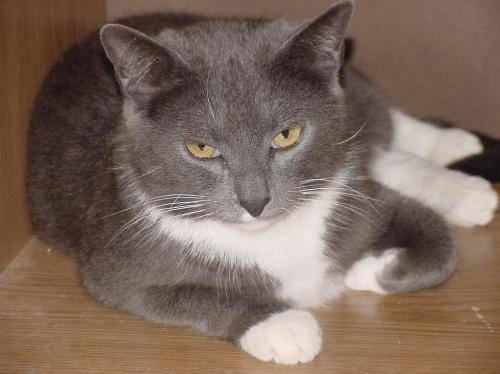
#> input picture 05_Deep_Learning/Sprint_16/Unidad_01_CNN_Redes_Convolucionales/03_Practica_Obligatoria/data/github_train_0/cat.10045.jpg, 500 x 374 px
$ jupyter execute --allow-errors 18_Practica_Obligatoria_CNN_Redes_Convolucionales.ipynb
#> lines starting #> are read from the running program, lines starting #| are printed output that depends on the picture
## PRACTICA OBLIGATORIA: **Redes Convolucionales**

* La práctica obligatoria de esta unidad consiste en un ejercicio de construcción de una red convolucional con Keras para la clasificación de imagenes de simpáticos perretes y gatetes. Descarga este notebook en tu ordenador y trabaja en local. Ten en cuenta que tendrás que descar los directorios de imágenes y datos adicionales, si los hubiera.
* Recuerda que debes subirla a tu repositorio personal antes de la sesión en vivo para que puntúe adecuadamente.
* Recuerda también que no es necesario que esté perfecta, sólo es necesario que se vea el esfuerzo.
* Esta práctica se resolverá en la sesión en vivo correspondiente y la solución se publicará en el repo del curso.

### Ejercicio 0

Importa los paquetes y módulos que necesites a lo largo del notebook.

[cell 1]
import os

import numpy as np
import pandas as pd
import cv2
import matplotlib.pyplot as plt
import seaborn as sns

import warnings
warnings.filterwarnings("ignore")

from sklearn.metrics import classification_report, ConfusionMatrixDisplay
from sklearn.utils import shuffle

from keras.models import Sequential
from keras.layers import Conv2D, MaxPool2D, Dropout, Flatten, Dense
from keras.optimizers import Adam
from keras.callbacks import EarlyStopping
from tensorflow.keras.preprocessing.image import ImageDataGenerator

import bootcampviztools as bt

### Problema de Negocio y dataset

Una conocida empresa de información inmobiliaria utiliza un CAPTCHA visual de perros y gatos para detectar webscrappings intensivos y ataques de denegación de servicio. Últimamente, ha detectado que su sistema está empezando a flojear, es decir que hay muchos sistemas de detección automática de imágenes que son capaces de detectar que es un perro y un gato y salterse el CAPTCHA antirobots. Por eso nos ha pedido que entrenemos un modelo potente de clasificación que emule a estos sistemas con el objetivo de emplear como fotografías para el CAPTCHA aquellas que no sepa detectar este sistema emulador de chicos malos.

Pues manos a la obra, tenemos que seleccionar en un conjunto de 1000 imágenes aquellas que peor se le daría clasificar a un potencial sistema anti-CAPTCHA.

Para ello vamos a emplear un conjunto de train de 4000 imágenes de perretes y gatetes que se encuentran distribuidas en "data" en cuatro directorios "github_train_0",  "github_train_1", "githun_train_2" y "github_train_3". Los datos de las imagenes que tenemos que clasificar y luego seleccionar como las más "difíciles" están en "data" en el directorio "github_test".

### Se pide

1. Crear los datasets X,y de train y test, leyendo las imágenes de los directorios correspondientes (tendrás que leer todas las imágenes de los cuatro directorios para train) y a la vez que se leen adpatar su resolución para que todas tengan un tamaño de 32x32. En este caso puedes adaptar las funciones de los ejercicios de la unidad. NOTA: Ten en cuenta que la clase a la que pertenece en la foto está en el nombre del archivo.

2. Crea un modelo DL basado en redes convolucionales con al menos dos juegos Convolucional-Pooling. Sigue todo el proceso de ML (visualización del dataset, MiniEDA, Construcción del modelo)

3. Entrenar el modelo con un callback de Earlystopping con paciencia la que tengas :-). Muestra su historial de entrenamiento.

4. Evalua el modelo, haz un reporte de clasificacion y muestra la matriz de confianza.

5. Es el momento de seleccionar las imagenes: Selecciona el 10% de imágenes mal clasificadas de una y otra clase que tengan el mayor nivel de confianza de que pertenencían a la clase errónea. Es decir las imágenes de perros clasificadas como gatos y con la probabilidad de ser perror más alta.

### Extra (para hacer en clase)

Repite los pasos 3 a 5 utilizando el generador de imágenes sintéticas o Image Augmentation de Keras.

### Ejercicio 1: Carga de las imágenes

Leemos las imágenes de los cuatro directorios de train y del directorio de test, redimensionándolas a 32x32 según se van leyendo. La clase (`cat`/`dog`) va en el propio nombre del fichero (p.ej. `cat.1000.jpg`), así que la sacamos con un simple `split`.

[cell 2]
ROOT_PATH = "data/"
TRAIN_DIRS = ["github_train_0", "github_train_1", "github_train_2", "github_train_3"]
TEST_DIR = "github_test"
IMG_SIZE = (32, 32)
CLASS_NAMES = ["cat", "dog"]


def read_images(directorio, reshape_dim=(32, 32)):
    """Lee todas las imágenes de un directorio, las redimensiona y saca la clase del nombre del fichero."""
#> called with directorio = 'data/github_train_0', reshape_dim = (32, 32)
    X = []
    y = []
    for file in os.listdir(directorio):
        label = file.split(".")[0]  # "cat.1000.jpg" -> "cat"
        image = cv2.imread(os.path.join(directorio, file))
#> image is the input picture: shape (374, 500, 3); mean B, G, R 92.4, 104.2, 123.6
        image = cv2.cvtColor(image, cv2.COLOR_BGR2RGB)  # cv2 lee en BGR, lo pasamos a RGB para visualizar bien
        image = cv2.resize(image, reshape_dim)
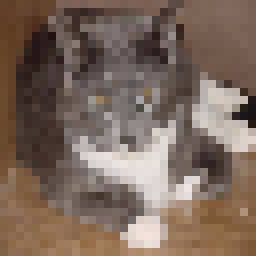
#> image: shape (32, 32, 3) (shown 8 times larger); mean R, G, B 124, 104.6, 92.9
        X.append(image)
        y.append(label)
    return np.array(X), np.array(y)


X_train_parts, y_train_parts = [], []
#> (the rest of this cell did not finish here and is left out)
